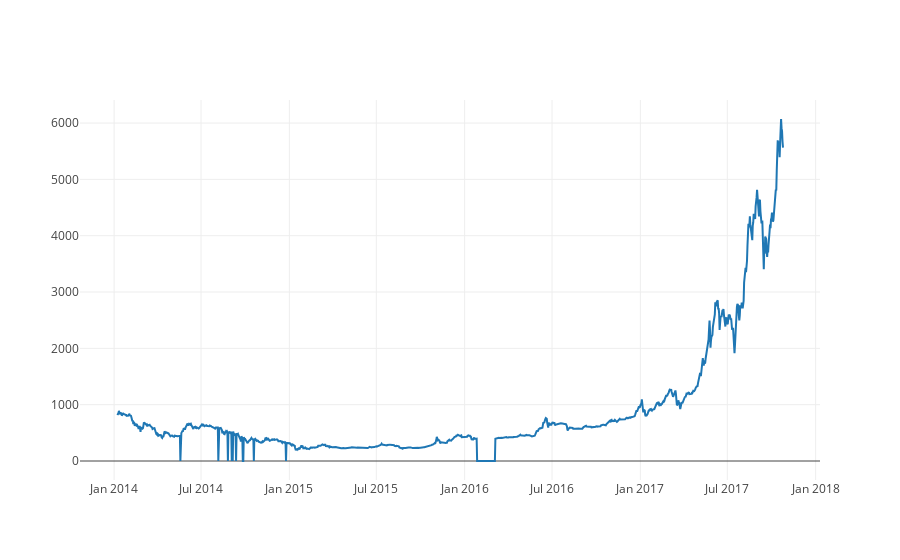

The notebook cell saved with this chart:
### Code cell
btc_trace = go.Scatter(x=btc_usd_price_kraken.index, y=btc_usd_price_kraken['Weighted Price'], mode="lines+text")
py.iplot([btc_trace])

### Figure 1 — Plotly figure (JSON) as saved in the notebook; plotly's stock layout.template omitted (floating-point values rounded to 4 significant figures; data arrays with more than 128 entries replaced by an {"elided": "..."} marker saying what was removed)
{"data": [{"mode": "lines+text", "type": "scatter", "x": {"elided": "1388 str values"}, "y": {"elided": "1388 float values"}}], "layout": {}}
